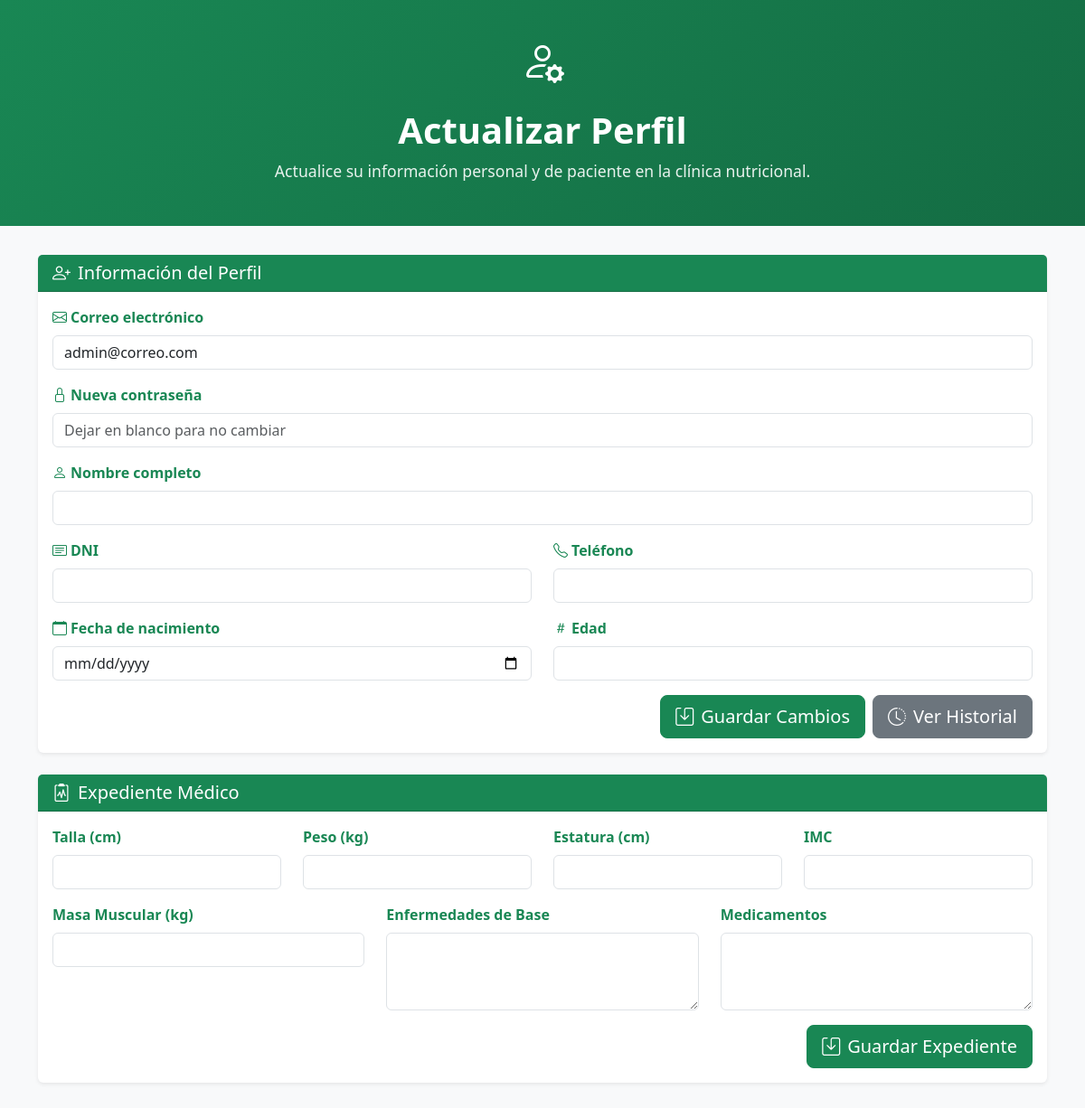
The app's page /Actualizar_perfil.php (signed in), older data.
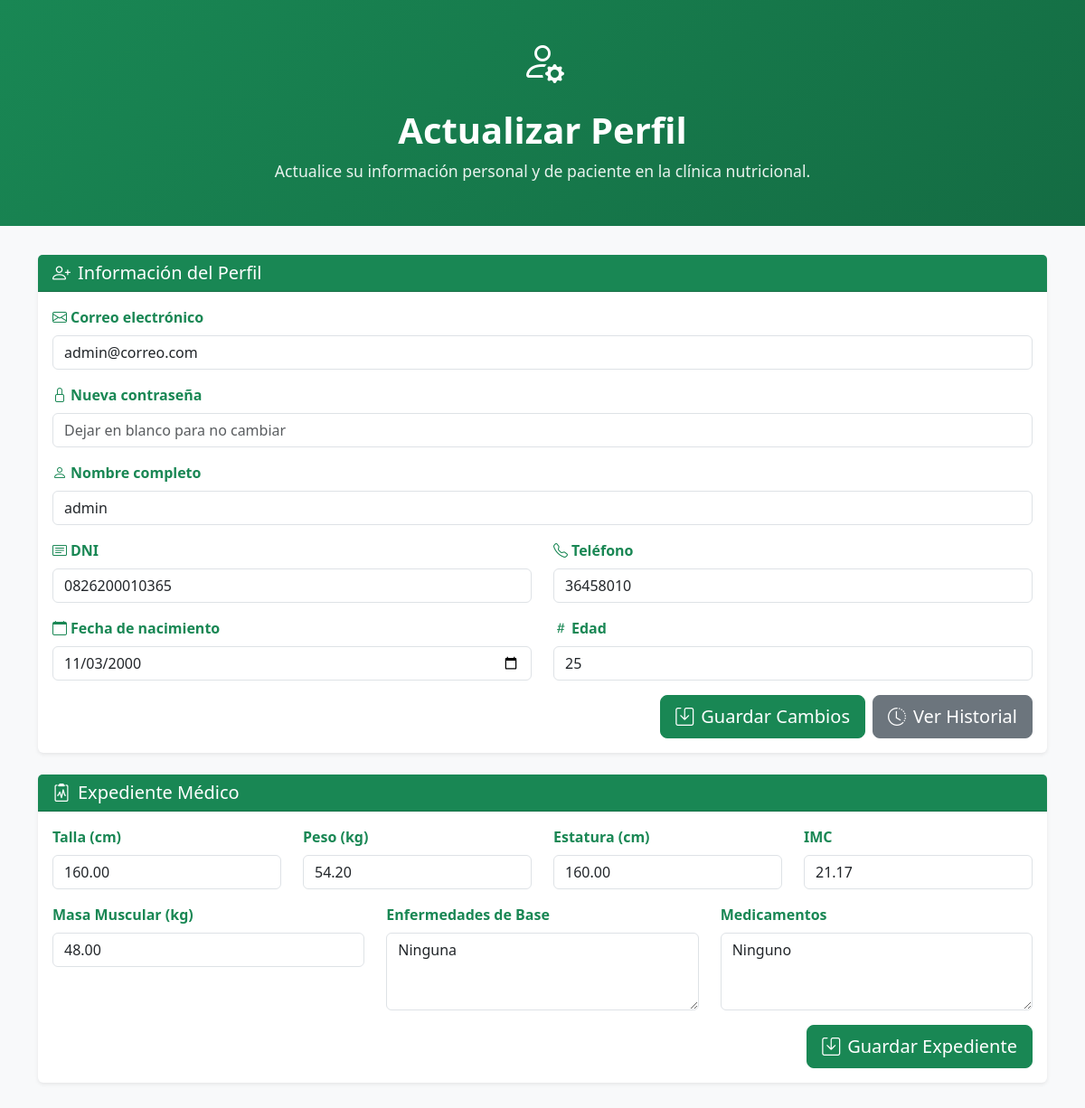
The same page, newer data.
### tables this page shows
CREATE TABLE `pacientes` (
  `id_pacientes` int(11) NOT NULL,
  `id_usuarios` int(11) NOT NULL,
  `nombre_completo` varchar(100) DEFAULT NULL,
  `DNI` varchar(20) DEFAULT NULL,
  `fecha_nacimiento` date DEFAULT NULL,
  `edad` int(11) DEFAULT NULL,
  `telefono` varchar(20) DEFAULT NULL,
  `estado` enum('Activo','Inactivo') NOT NULL DEFAULT 'Activo'
);

CREATE TABLE `expediente` (
  `id_expediente` int(11) NOT NULL,
  `id_pacientes` int(11) NOT NULL,
  `talla` decimal(5,2) DEFAULT NULL COMMENT 'Talla en cm',
  `peso` decimal(5,2) DEFAULT NULL COMMENT 'Peso en kg',
  `estatura` decimal(5,2) DEFAULT NULL COMMENT 'Estatura en cm',
  `IMC` decimal(5,2) DEFAULT NULL COMMENT 'Índice de Masa Corporal',
  `masa_muscular` decimal(5,2) DEFAULT NULL COMMENT 'Masa muscular en kg',
  `enfermedades_base` text DEFAULT NULL COMMENT 'Enfermedades de base',
  `medicamentos` text DEFAULT NULL COMMENT 'Medicamentos',
  `fecha_registro` timestamp NOT NULL DEFAULT current_timestamp()
);

### Actualizar_perfil.php (the view, shortened to what the changed rows need)
<?php
require_once __DIR__ . '/db_connection.php';
$TABLE_USERS = 'usuarios';
$FIELDS_SELECT_USERS = 'id_usuarios, Nombre_completo, Correo_electronico, Usuario, Contrasena';
$TABLE_PATIENTS = 'pacientes';
$FIELDS_SELECT_PATIENTS = 'id_pacientes, id_usuarios, nombre_completo, DNI, fecha_nacimiento, edad, telefono';
$TABLE_EXPEDIENTE = 'expediente';
$FIELDS_SELECT_EXPEDIENTE = 'id_expediente, id_pacientes, talla, peso, estatura, IMC, masa_muscular, enfermedades_base, medicamentos';
$userId = isset($_SESSION['id_usuarios']) ? intval($_SESSION['id_usuarios']) : 0;
function cargarUsuario(mysqli $conexion, string $tabla, int $id, string $campos)
{
    $stmt = $conexion->prepare("SELECT $campos FROM $tabla WHERE id_usuarios = ? LIMIT 1");
    $stmt->bind_param('i', $id);
    $stmt->execute();
    $res = $stmt->get_result();
    $dato = $res ? $res->fetch_assoc() : null;
    return $dato ?: null;
}
function cargarPaciente(mysqli $conexion, string $tabla, int $id, string $campos)
{
    $stmt = $conexion->prepare("SELECT $campos FROM $tabla WHERE id_usuarios = ? LIMIT 1");
    $stmt->bind_param('i', $id);
    $stmt->execute();
    $res = $stmt->get_result();
    $dato = $res ? $res->fetch_assoc() : null;
    return $dato ?: null;
}
function cargarExpediente(mysqli $conexion, string $tabla, int $idPacientes, string $campos)
{
    $stmt = $conexion->prepare("SELECT $campos FROM $tabla WHERE id_pacientes = ? LIMIT 1");
    $stmt->bind_param('i', $idPacientes);
    $stmt->execute();
    $res = $stmt->get_result();
    $dato = $res ? $res->fetch_assoc() : null;
    return $dato ?: null;
}
$usuario = cargarUsuario($conexion, $TABLE_USERS, $userId, $FIELDS_SELECT_USERS);
$paciente = cargarPaciente($conexion, $TABLE_PATIENTS, $userId, $FIELDS_SELECT_PATIENTS);
$role = $_SESSION['rol'] ?? null;
$isPrivileged = ($role === 'Medico' || $role === 'Administrador');
$noRegistrado = false;
$expediente = null;
if ($paciente && isset($paciente['id_pacientes'])) {
    $expediente = cargarExpediente($conexion, $TABLE_EXPEDIENTE, intval($paciente['id_pacientes']), $FIELDS_SELECT_EXPEDIENTE);
}
?>
<!DOCTYPE html>
<html lang="es">
<head>
    <link href="https://cdn.jsdelivr.net/npm/bootstrap@5.3.0/dist/css/bootstrap.min.css" rel="stylesheet">
    <link rel="stylesheet" href="https://cdn.jsdelivr.net/npm/bootstrap-icons@1.10.0/font/bootstrap-icons.css">
</head>
<body>
    <div class="header-section">
        <div class="container text-center">
            <h1>Actualizar Perfil</h1>
        </div>
    </div>
    <div class="container mb-5">
        <?php if (!($noRegistrado && !$isPrivileged)): ?>
            <div class="card">
                <div class="card-header bg-primary text-white">
                    <h5 class="card-title mb-0"><i class="bi bi-person-plus me-2"></i>Información del Perfil</h5>
                </div>
                <div class="card-body">
                    <form method="post" enctype="multipart/form-data">
                        <div class="mb-3">
                            <label for="Correo_electronico" class="form-label">
                                <i class="bi bi-envelope me-1"></i>Correo electrónico
                            </label>
                            <input type="email" class="form-control" id="Correo_electronico" name="Correo_electronico" value="<?= htmlspecialchars($usuario['Correo_electronico'] ?? '', ENT_QUOTES, 'UTF-8') ?>" required>
                        </div>
                        <div class="mb-3">
                            <label for="Contrasena" class="form-label">
                                <i class="bi bi-lock me-1"></i>Nueva contraseña
                            </label>
                            <input type="password" class="form-control" id="Contrasena" name="Contrasena" placeholder="Dejar en blanco para no cambiar">
                        </div>
                        <div class="mb-3">
                            <label for="nombre_completo" class="form-label">
                                <i class="bi bi-person me-1"></i>Nombre completo
                            </label>
                            <input type="text" class="form-control" id="nombre_completo" name="nombre_completo" value="<?= htmlspecialchars($paciente['nombre_completo'] ?? '', ENT_QUOTES, 'UTF-8') ?>" required>
                        </div>
                        <div class="row mb-3">
                            <div class="col-md-6">
                                <label for="DNI" class="form-label">
                                    <i class="bi bi-card-text me-1"></i>DNI
                                </label>
                                <input type="text" class="form-control" id="DNI" name="DNI" value="<?= htmlspecialchars($paciente['DNI'] ?? '', ENT_QUOTES, 'UTF-8') ?>" required>
                            </div>
                            <div class="col-md-6">
                                <label for="telefono" class="form-label">
                                    <i class="bi bi-telephone me-1"></i>Teléfono
                                </label>
                                <input type="text" class="form-control" id="telefono" name="telefono" value="<?= htmlspecialchars($paciente['telefono'] ?? '', ENT_QUOTES, 'UTF-8') ?>" required>
                            </div>
                        </div>
                        <div class="row mb-3">
                            <div class="col-md-6">
                                <label for="fecha_nacimiento" class="form-label">
                                    <i class="bi bi-calendar me-1"></i>Fecha de nacimiento
                                </label>
                                <input type="date" class="form-control" id="fecha_nacimiento" name="fecha_nacimiento" value="<?= htmlspecialchars($paciente['fecha_nacimiento'] ?? '', ENT_QUOTES, 'UTF-8') ?>" required onchange="calcularEdad()">
                            </div>
                            <div class="col-md-6">
                                <label for="edad" class="form-label">
                                    <i class="bi bi-hash me-1"></i>Edad
                                </label>
                                <input type="text" class="form-control" id="edad" value="<?= htmlspecialchars($paciente['edad'] ?? '', ENT_QUOTES, 'UTF-8') ?>" readonly>
                            </div>
                        </div>
                        <div class="d-grid gap-2 d-md-flex justify-content-md-end">
                            <button type="submit" class="btn btn-primary btn-lg">
                                <i class="bi bi-save me-2"></i>Guardar Cambios
                            </button>
                            <button type="button" class="btn btn-secondary btn-lg" id="btnHistorial">
                                <i class="bi bi-clock-history me-2"></i>Ver Historial
                            </button>
                        </div>
                    </form>
                </div>
            </div>
        <?php endif; ?>
        <?php if ($_SESSION['rol'] !== 'Paciente'): ?>
        <div class="card mt-4">
            <div class="card-header bg-primary text-white">
                <h5 class="card-title mb-0"><i class="bi bi-clipboard2-pulse me-2"></i>Expediente Médico</h5>
            </div>
            <div class="card-body">
                <form method="post">
                    <div class="row mb-3">
                        <div class="col-md-3">
                            <label class="form-label" for="talla">Talla (cm)</label>
                            <input type="number" step="0.01" class="form-control" id="talla" name="talla" value="<?= htmlspecialchars($expediente['talla'] ?? '', ENT_QUOTES, 'UTF-8') ?>">
                        </div>
                        <div class="col-md-3">
                            <label class="form-label" for="peso">Peso (kg)</label>
                            <input type="number" step="0.01" class="form-control" id="peso" name="peso" value="<?= htmlspecialchars($expediente['peso'] ?? '', ENT_QUOTES, 'UTF-8') ?>" oninput="calcularIMC()">
                        </div>
                        <div class="col-md-3">
                            <label class="form-label" for="estatura">Estatura (cm)</label>
                            <input type="number" step="0.01" class="form-control" id="estatura" name="estatura" value="<?= htmlspecialchars($expediente['estatura'] ?? '', ENT_QUOTES, 'UTF-8') ?>" oninput="calcularIMC()">
                        </div>
                        <div class="col-md-3">
                            <label class="form-label" for="IMC">IMC</label>
                            <input type="text" class="form-control" id="IMC" name="IMC" value="<?= htmlspecialchars($expediente['IMC'] ?? '', ENT_QUOTES, 'UTF-8') ?>" readonly>
                        </div>
                    </div>
                    <div class="row mb-3">
                        <div class="col-md-4">
                            <label class="form-label" for="masa_muscular">Masa Muscular (kg)</label>
                            <input type="number" step="0.01" class="form-control" id="masa_muscular" name="masa_muscular" value="<?= htmlspecialchars($expediente['masa_muscular'] ?? '', ENT_QUOTES, 'UTF-8') ?>">
                        </div>
                        <div class="col-md-4">
                            <label class="form-label" for="enfermedades_base">Enfermedades de Base</label>
                            <textarea class="form-control" id="enfermedades_base" name="enfermedades_base" rows="3"><?= htmlspecialchars($expediente['enfermedades_base'] ?? '', ENT_QUOTES, 'UTF-8') ?></textarea>
                        </div>
                        <div class="col-md-4">
                            <label class="form-label" for="medicamentos">Medicamentos</label>
                            <textarea class="form-control" id="medicamentos" name="medicamentos" rows="3"><?= htmlspecialchars($expediente['medicamentos'] ?? '', ENT_QUOTES, 'UTF-8') ?></textarea>
                        </div>
                    </div>
                    <div class="d-grid gap-2 d-md-flex justify-content-md-end">
                        <button type="submit" class="btn btn-primary btn-lg"><i class="bi bi-save me-2"></i>Guardar Expediente</button>
                    </div>
                </form>
            </div>
        </div>
        <?php endif; ?>
    </div>
</body>
</html>

Row changes from the older to the newer data that the page shows:
now on this page (row edited): pacientes: nombre_completo "admin", DNI "0826200010365", telefono "36458010", fecha_nacimiento "11/03/2000", edad "25"
now on this page (row edited): expediente: talla "160.00", peso "54.20", estatura "160.00", IMC "21.17", masa_muscular "48.00", enfermedades_base "Ninguna", medicamentos "Ninguno"
